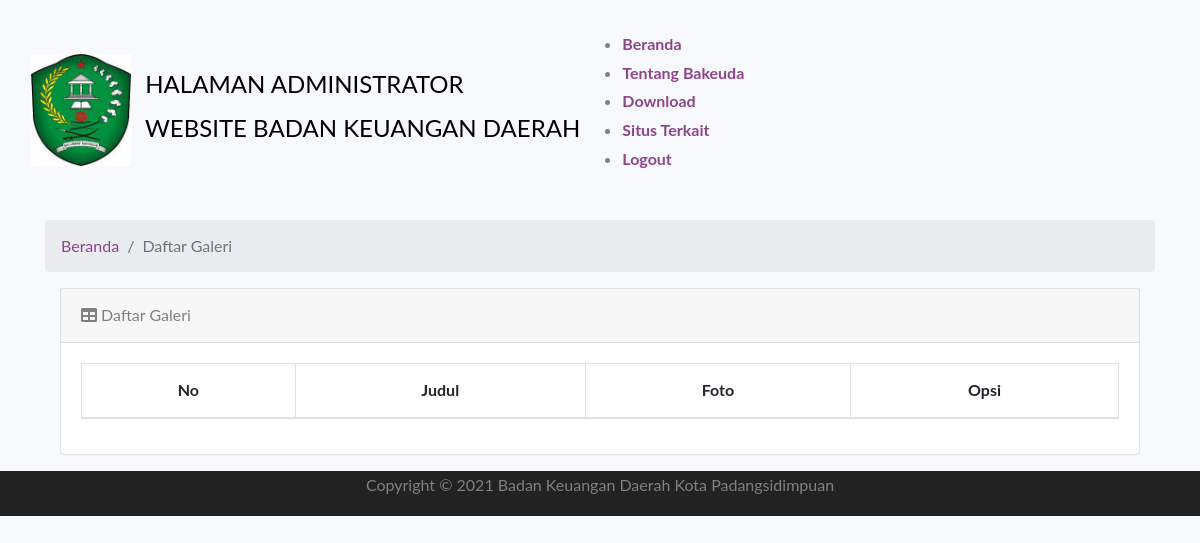
The page /administrator/galeri on the database as committed earlier.
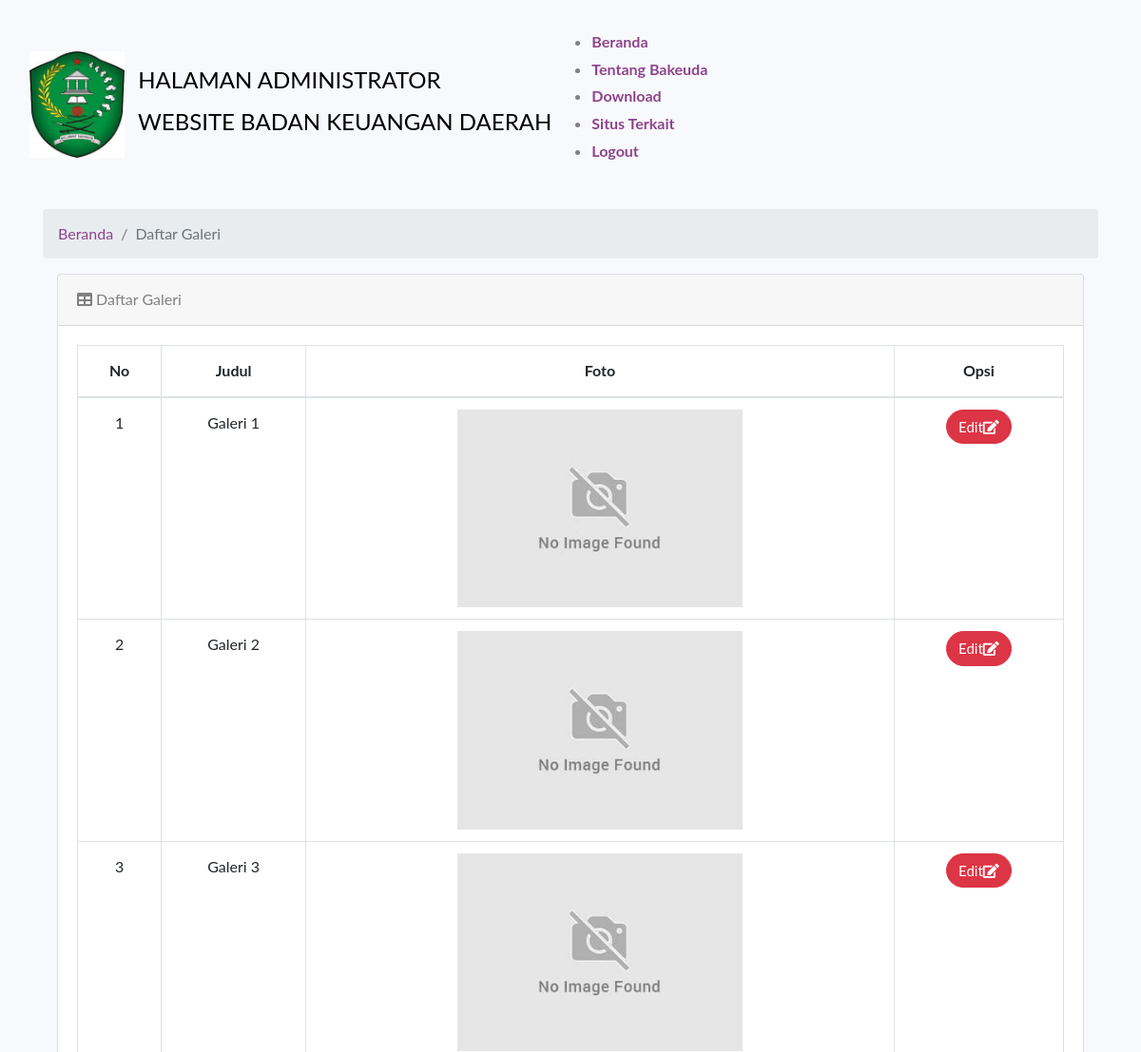
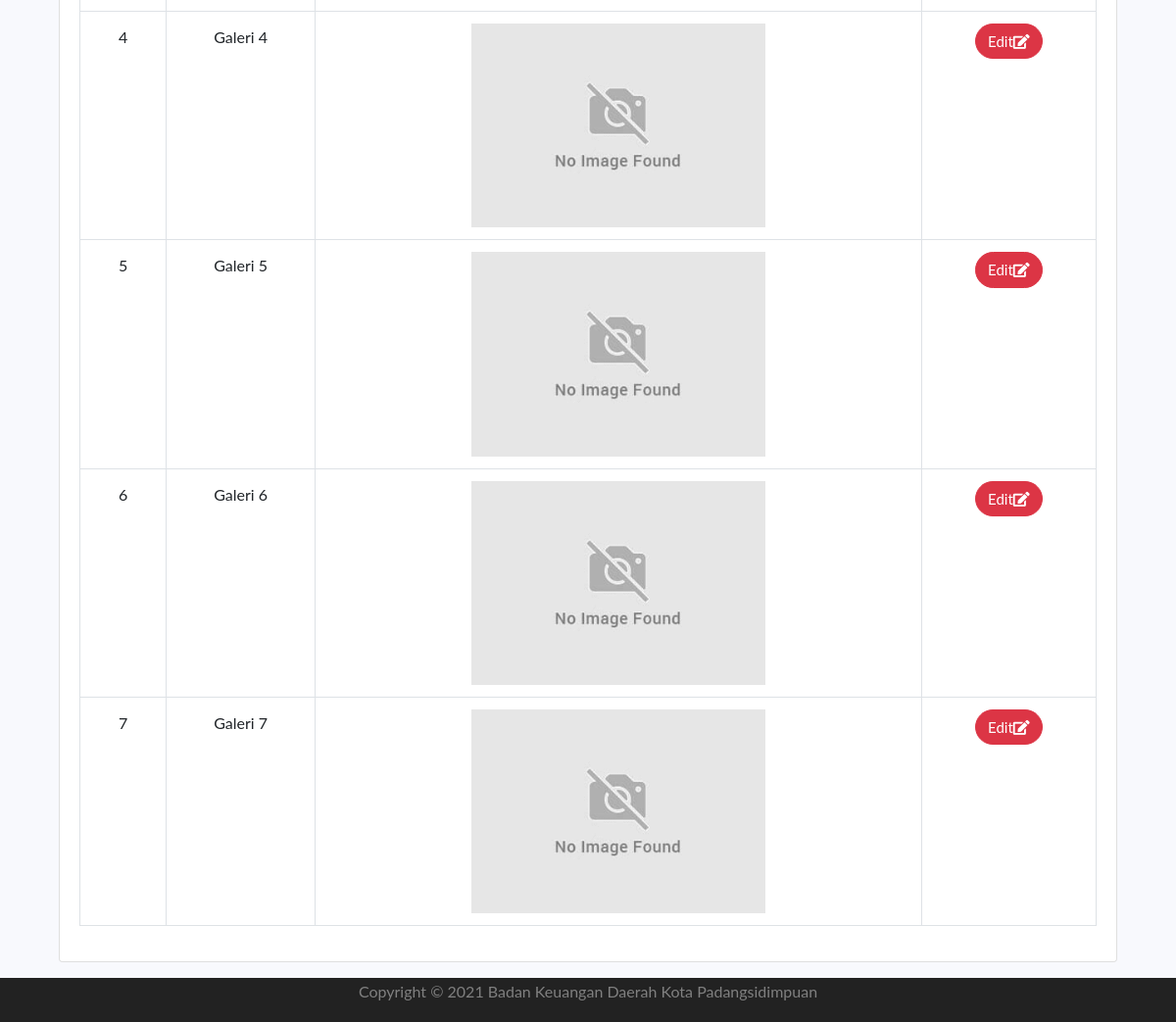
The same page on the database as committed later (2 pictures, top to bottom).
### tables this page shows
CREATE TABLE `tbl_galeri` (
  `id_galeri` int(11) NOT NULL,
  `judul` varchar(128) NOT NULL,
  `nama_berkas` varchar(128) NOT NULL
);

### application/controllers/Administrator.php (called while the page is built, shortened)
<?php
class Administrator extends CI_Controller {
	public function __construct()
	{
		$this->load->helper('url');
		$this->load->helper('form');
		$this->load->library('form_validation');
		$this->load->model('model_login');
		$this->load->model('model_download');
		$this->load->model('model_bangunanbakeuda');
		$this->load->model('model_profil');
		$this->load->model('model_galeri');
		$this->load->model('model_slidegambarutama');
		$this->load->model('model_tentangbakeuda');
		$this->load->model('model_video');
		$this->load->model('model_berita');
		$this->load->library('session');
	}
	public function galeri()
	{
        $data['content'] = $this->model_galeri->Tampilgaleri();
		$this->load->view('administrator/galeri',$data);
	}
}

### index.php (called while the page is built, shortened)
<?php
require_once BASEPATH.'core/CodeIgniter.php';

### application/models/Model_galeri.php (called while the page is built, shortened)
<?php if ( ! defined('BASEPATH')) exit('No direct script access allowed');
class Model_galeri extends CI_Model {
	function Tampilgaleri()
    {
		$this->db->order_by('id_galeri');
        return $this->db->from('tbl_galeri')
			->get();
    }
}

### application/views/administrator/galeri.php (the view, shortened to what this page needs)
<?php
$this->load->view('administrator/header');
?>
<BR>
    <section id_galeri="services" class="services">
      <div class="container">
      <ol class="breadcrumb" >
        <li class="breadcrumb-item">
          <a href="<?php echo base_url('administrator/home')?>">Beranda</a>
        </li>
        <li class="breadcrumb-item active">Daftar Galeri</li>
      </ol>
      <div class="container">
  <div class="card mb-3">
        <div class="card-header">
          <i class="fa fa-table"></i> Daftar Galeri</div>
        <div class="card-body">
          <div class="table-responsive">
          <table class="table table-bordered" id="example" width="100%" cellspacing="0">
              <thead>
                <tr class="text-center">
                  <th>No</th>
                  <th>Judul</th>
                  <th>Foto</th>
                  <th>Opsi</th>
                </tr>
              </thead>
            <tbody  class="text-center">
                <tr>
                <?php
                  $i = 1;
                  foreach ($content->result() as $data) : ?>
                  <td><?= $i ?></td>
                  <td align="center"><?= $data->judul ?></td>
                  <td align="center"><img width="300" src="<?php echo base_url(); ?>uploads/<?php echo $data->nama_berkas; ?>"/></td>
                  <td>
                  <a href="<?php echo base_url()?>administrator/galeriedit/<?php echo $data->id_galeri; ?>" class="btn btn-danger">Edit<i class="fa fa-edit"></i></a>
                  </td>
                </tr>
                    <?php
                      $i++;
                    endforeach;
                  ?>
              </tbody>
            </table>
          </div>
        </div>
      </div>
    </div>
  </div>
<?php
$this->load->view('administrator/footer');
?>

### application/views/administrator/header.php (shortened to what this page needs)
<!DOCTYPE html>
<html lang="en">
<head>
   <link rel="stylesheet" href="<?php echo base_url()?>assets/css/magnific-popup.css">
   <link rel="stylesheet" href="<?php echo base_url()?>assets/css/slicknav.min.css">
   <link rel="stylesheet" href="<?php echo base_url()?>assets/css/owl.carousel-2.3.4.min.css">
   <link rel="stylesheet" href="<?php echo base_url()?>assets/css/fontawesome-free-5.12.0.min.css">
   <link rel="stylesheet" href="<?php echo base_url()?>assets/css/bootstrap-4.3.1.min.css">
   <link rel="stylesheet" href="<?php echo base_url()?>assets/css/default.css">
   <link rel="stylesheet" href="<?php echo base_url()?>assets/css/style.css">
   <link rel="stylesheet" href="<?php echo base_url()?>assets/css/responsive.css">
   <link rel="stylesheet" href="<?php echo base_url()?>assets/css/colornip.min.css">
   <link id="theme" rel="stylesheet" href="<?php echo base_url()?>assets/css/theme-colors/theme-default.css">
</head>
<body>
    <div>
        <div class="container">
            <div class="header-wrapper">
                <div class="row">
                    <div class="col-lg-14 col-14">
                            <br>
                            <table>
                            <tr>
                            <td><img src="<?php echo base_url('assets/')?>logo.jpg" alt="" width="100"></td>
                            <td>
                            <h4>&nbsp HALAMAN ADMINISTRATOR</h4>
                            <h4>&nbsp WEBSITE BADAN KEUANGAN DAERAH</h4>
                            </td>
                            <td>
                            <nav class="menu-wrapper">
                            <ul class="main-menu">
                                <b><li class="active"><a href="<?php echo base_url('administrator'); ?>">Beranda</a></li></b>
                                <b><li><a href="#feature">Tentang Bakeuda</a></li></b>
                                <b><li><a href="#blog">Download</a></li></b>
                                <b><li><a href="#contact-us">Situs Terkait</a></li></b>
                                <b><li><a href="<?php echo base_url('administrator/logout'); ?>">Logout</a></li></b>
                            </ul>
                            </nav>
                            </td>
                            </table>
                    </div>
                </div>
            </div>
        </div>
    </div>

### application/views/administrator/footer.php (shortened to what this page needs)
<div class="copyright-area black-bg">
        <div class="container">
            <div class="row ">
                <div class="col-12 text-center">
                    <div class="copyright-area ">
                        <p>Copyright © 2021 Badan Keuangan Daerah Kota Padangsidimpuan</p>
                    </div>
                </div>
            </div>
        </div>
    </div>
</body>
</html>

### assets/css/default.css (style rules this page uses)
.black-bg { background: #222; }

Rows that differ between the two databases and show on the page:
added tbl_galeri: judul "Galeri 1", nama_berkas (placeholder picture)
added tbl_galeri: judul "Galeri 2", nama_berkas (placeholder picture)
added tbl_galeri: judul "Galeri 3", nama_berkas (placeholder picture)
added tbl_galeri: judul "Galeri 4", nama_berkas (placeholder picture)
added tbl_galeri: judul "Galeri 5", nama_berkas (placeholder picture)
added tbl_galeri: judul "Galeri 6", nama_berkas (placeholder picture)
added tbl_galeri: judul "Galeri 7", nama_berkas (placeholder picture)
